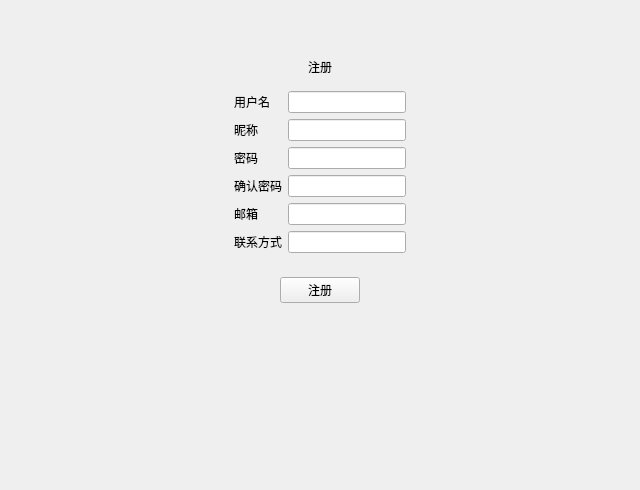
<?xml version="1.0" encoding="UTF-8"?>
<ui version="4.0">
 <class>Login</class>
 <widget class="QDialog" name="Login">
  <property name="geometry">
   <rect>
    <x>0</x>
    <y>0</y>
    <width>640</width>
    <height>490</height>
   </rect>
  </property>
  <property name="windowTitle">
   <string>帕鲁云盘</string>
  </property>
  <layout class="QVBoxLayout" name="verticalLayout">
   <property name="spacing">
    <number>0</number>
   </property>
   <property name="leftMargin">
    <number>0</number>
   </property>
   <property name="topMargin">
    <number>0</number>
   </property>
   <property name="rightMargin">
    <number>0</number>
   </property>
   <property name="bottomMargin">
    <number>0</number>
   </property>
   <item>
    <widget class="Title" name="Titlewg" native="true"/>
   </item>
   <item>
    <widget class="QStackedWidget" name="stackedWidget">
     <property name="minimumSize">
      <size>
       <width>640</width>
       <height>480</height>
      </size>
     </property>
     <property name="currentIndex">
      <number>1</number>
     </property>
     <widget class="QWidget" name="loginPage">
      <layout class="QHBoxLayout" name="horizontalLayout_4">
       <item>
        <spacer name="horizontalSpacer_6">
         <property name="orientation">
          <enum>Qt::Orientation::Horizontal</enum>
         </property>
         <property name="sizeHint" stdset="0">
          <size>
           <width>19</width>
           <height>20</height>
          </size>
         </property>
        </spacer>
       </item>
       <item>
        <widget class="QWidget" name="loginWidget" native="true">
         <layout class="QVBoxLayout" name="verticalLayout_2">
          <item>
           <spacer name="verticalSpacer_2">
            <property name="orientation">
             <enum>Qt::Orientation::Vertical</enum>
            </property>
            <property name="sizeHint" stdset="0">
             <size>
              <width>20</width>
              <height>40</height>
             </size>
            </property>
           </spacer>
          </item>
          <item>
           <widget class="QWidget" name="widget_5" native="true">
            <layout class="QHBoxLayout" name="horizontalLayout_3">
             <item>
              <widget class="QLabel" name="label">
               <property name="text">
                <string>用户登录</string>
               </property>
               <property name="alignment">
                <set>Qt::AlignmentFlag::AlignCenter</set>
               </property>
              </widget>
             </item>
            </layout>
           </widget>
          </item>
          <item>
           <widget class="QWidget" name="widget_2" native="true">
            <layout class="QGridLayout" name="gridLayout">
             <item row="1" column="1">
              <widget class="QLineEdit" name="loginPasswdEdit"/>
             </item>
             <item row="1" column="0">
              <widget class="QLabel" name="label_3">
               <property name="text">
                <string>密码：</string>
               </property>
              </widget>
             </item>
             <item row="0" column="0">
              <widget class="QLabel" name="label_2">
               <property name="text">
                <string>用户名：</string>
               </property>
              </widget>
             </item>
             <item row="0" column="1">
              <widget class="QLineEdit" name="loginUserEdit"/>
             </item>
            </layout>
           </widget>
          </item>
          <item>
           <widget class="QWidget" name="widget_3" native="true">
            <layout class="QHBoxLayout" name="horizontalLayout_2">
             <item>
              <spacer name="horizontalSpacer_3">
               <property name="orientation">
                <enum>Qt::Orientation::Horizontal</enum>
               </property>
               <property name="sizeHint" stdset="0">
                <size>
                 <width>33</width>
                 <height>20</height>
                </size>
               </property>
              </spacer>
             </item>
             <item>
              <widget class="QCheckBox" name="storePasswdCheck">
               <property name="text">
                <string>记住密码</string>
               </property>
              </widget>
             </item>
             <item>
              <spacer name="horizontalSpacer_4">
               <property name="orientation">
                <enum>Qt::Orientation::Horizontal</enum>
               </property>
               <property name="sizeHint" stdset="0">
                <size>
                 <width>32</width>
                 <height>20</height>
                </size>
               </property>
              </spacer>
             </item>
             <item>
              <widget class="QPushButton" name="regButton">
               <property name="text">
                <string>没有账号，马上注册</string>
               </property>
               <property name="flat">
                <bool>true</bool>
               </property>
              </widget>
             </item>
             <item>
              <spacer name="horizontalSpacer_5">
               <property name="orientation">
                <enum>Qt::Orientation::Horizontal</enum>
               </property>
               <property name="sizeHint" stdset="0">
                <size>
                 <width>33</width>
                 <height>20</height>
                </size>
               </property>
              </spacer>
             </item>
            </layout>
           </widget>
          </item>
          <item>
           <widget class="QWidget" name="widget_4" native="true">
            <layout class="QHBoxLayout" name="horizontalLayout">
             <item>
              <spacer name="horizontalSpacer_2">
               <property name="orientation">
                <enum>Qt::Orientation::Horizontal</enum>
               </property>
               <property name="sizeHint" stdset="0">
                <size>
                 <width>137</width>
                 <height>20</height>
                </size>
               </property>
              </spacer>
             </item>
             <item>
              <widget class="QPushButton" name="loginCommitButton">
               <property name="text">
                <string>登录</string>
               </property>
              </widget>
             </item>
             <item>
              <spacer name="horizontalSpacer">
               <property name="orientation">
                <enum>Qt::Orientation::Horizontal</enum>
               </property>
               <property name="sizeHint" stdset="0">
                <size>
                 <width>137</width>
                 <height>20</height>
                </size>
               </property>
              </spacer>
             </item>
            </layout>
           </widget>
          </item>
          <item>
           <spacer name="verticalSpacer">
            <property name="orientation">
             <enum>Qt::Orientation::Vertical</enum>
            </property>
            <property name="sizeHint" stdset="0">
             <size>
              <width>20</width>
              <height>40</height>
             </size>
            </property>
           </spacer>
          </item>
         </layout>
        </widget>
       </item>
       <item>
        <spacer name="horizontalSpacer_7">
         <property name="orientation">
          <enum>Qt::Orientation::Horizontal</enum>
         </property>
         <property name="sizeHint" stdset="0">
          <size>
           <width>19</width>
           <height>20</height>
          </size>
         </property>
        </spacer>
       </item>
      </layout>
     </widget>
     <widget class="QWidget" name="regPage">
      <layout class="QGridLayout" name="gridLayout_4">
       <item row="0" column="2">
        <widget class="QWidget" name="regWidget" native="true">
         <layout class="QVBoxLayout" name="verticalLayout_4">
          <item>
           <spacer name="verticalSpacer_4">
            <property name="orientation">
             <enum>Qt::Orientation::Vertical</enum>
            </property>
            <property name="sizeHint" stdset="0">
             <size>
              <width>20</width>
              <height>40</height>
             </size>
            </property>
           </spacer>
          </item>
          <item>
           <widget class="QLabel" name="label_7">
            <property name="text">
             <string>注册</string>
            </property>
            <property name="alignment">
             <set>Qt::AlignmentFlag::AlignCenter</set>
            </property>
           </widget>
          </item>
          <item>
           <widget class="QWidget" name="widget9" native="true">
            <property name="baseSize">
             <size>
              <width>0</width>
              <height>0</height>
             </size>
            </property>
            <layout class="QGridLayout" name="gridLayout_3">
             <item row="5" column="1">
              <widget class="QLineEdit" name="reg_phoneLine"/>
             </item>
             <item row="3" column="1">
              <widget class="QLineEdit" name="reg_passLine_confirm"/>
             </item>
             <item row="2" column="1">
              <widget class="QLineEdit" name="reg_passLine"/>
             </item>
             <item row="1" column="1">
              <widget class="QLineEdit" name="reg_nickLine"/>
             </item>
             <item row="2" column="0">
              <widget class="QLabel" name="label_10">
               <property name="text">
                <string>密码</string>
               </property>
              </widget>
             </item>
             <item row="5" column="0">
              <widget class="QLabel" name="label_13">
               <property name="text">
                <string>联系方式</string>
               </property>
              </widget>
             </item>
             <item row="3" column="0">
              <widget class="QLabel" name="label_11">
               <property name="text">
                <string>确认密码</string>
               </property>
              </widget>
             </item>
             <item row="1" column="0">
              <widget class="QLabel" name="label_9">
               <property name="text">
                <string>昵称</string>
               </property>
              </widget>
             </item>
             <item row="4" column="0">
              <widget class="QLabel" name="label_12">
               <property name="text">
                <string>邮箱</string>
               </property>
              </widget>
             </item>
             <item row="0" column="0">
              <widget class="QLabel" name="label_8">
               <property name="text">
                <string>用户名</string>
               </property>
              </widget>
             </item>
             <item row="4" column="1">
              <widget class="QLineEdit" name="reg_emailLine"/>
             </item>
             <item row="0" column="1">
              <widget class="QLineEdit" name="reg_userLine"/>
             </item>
            </layout>
           </widget>
          </item>
          <item>
           <widget class="QWidget" name="widget_10" native="true">
            <layout class="QHBoxLayout" name="horizontalLayout_8">
             <item>
              <spacer name="horizontalSpacer_15">
               <property name="orientation">
                <enum>Qt::Orientation::Horizontal</enum>
               </property>
               <property name="sizeHint" stdset="0">
                <size>
                 <width>40</width>
                 <height>20</height>
                </size>
               </property>
              </spacer>
             </item>
             <item>
              <widget class="QPushButton" name="regCommitButton">
               <property name="text">
                <string>注册</string>
               </property>
              </widget>
             </item>
             <item>
              <spacer name="horizontalSpacer_14">
               <property name="orientation">
                <enum>Qt::Orientation::Horizontal</enum>
               </property>
               <property name="sizeHint" stdset="0">
                <size>
                 <width>15</width>
                 <height>20</height>
                </size>
               </property>
              </spacer>
             </item>
            </layout>
           </widget>
          </item>
         </layout>
        </widget>
       </item>
       <item row="0" column="3">
        <spacer name="horizontalSpacer_17">
         <property name="orientation">
          <enum>Qt::Orientation::Horizontal</enum>
         </property>
         <property name="sizeHint" stdset="0">
          <size>
           <width>40</width>
           <height>20</height>
          </size>
         </property>
        </spacer>
       </item>
       <item row="0" column="0">
        <spacer name="horizontalSpacer_16">
         <property name="orientation">
          <enum>Qt::Orientation::Horizontal</enum>
         </property>
         <property name="sizeHint" stdset="0">
          <size>
           <width>40</width>
           <height>20</height>
          </size>
         </property>
        </spacer>
       </item>
       <item row="1" column="2">
        <spacer name="verticalSpacer_3">
         <property name="orientation">
          <enum>Qt::Orientation::Vertical</enum>
         </property>
         <property name="sizeHint" stdset="0">
          <size>
           <width>20</width>
           <height>40</height>
          </size>
         </property>
        </spacer>
       </item>
      </layout>
     </widget>
     <widget class="QWidget" name="setPage">
      <layout class="QHBoxLayout" name="horizontalLayout_7">
       <item>
        <spacer name="horizontalSpacer_12">
         <property name="orientation">
          <enum>Qt::Orientation::Horizontal</enum>
         </property>
         <property name="sizeHint" stdset="0">
          <size>
           <width>197</width>
           <height>20</height>
          </size>
         </property>
        </spacer>
       </item>
       <item>
        <widget class="QWidget" name="setWidget" native="true">
         <layout class="QVBoxLayout" name="verticalLayout_3">
          <item>
           <widget class="QWidget" name="widget" native="true">
            <layout class="QHBoxLayout" name="horizontalLayout_6">
             <item>
              <spacer name="horizontalSpacer_10">
               <property name="orientation">
                <enum>Qt::Orientation::Horizontal</enum>
               </property>
               <property name="sizeHint" stdset="0">
                <size>
                 <width>40</width>
                 <height>20</height>
                </size>
               </property>
              </spacer>
             </item>
             <item>
              <widget class="QLabel" name="label_4">
               <property name="text">
                <string>服务器设置</string>
               </property>
               <property name="alignment">
                <set>Qt::AlignmentFlag::AlignCenter</set>
               </property>
              </widget>
             </item>
             <item>
              <spacer name="horizontalSpacer_11">
               <property name="orientation">
                <enum>Qt::Orientation::Horizontal</enum>
               </property>
               <property name="sizeHint" stdset="0">
                <size>
                 <width>40</width>
                 <height>20</height>
                </size>
               </property>
              </spacer>
             </item>
            </layout>
           </widget>
          </item>
          <item>
           <widget class="QWidget" name="widget_8" native="true">
            <layout class="QGridLayout" name="gridLayout_2">
             <item row="0" column="0">
              <widget class="QLabel" name="label_5">
               <property name="text">
                <string>服务器地址：</string>
               </property>
              </widget>
             </item>
             <item row="1" column="1">
              <widget class="QLineEdit" name="setPortEdit"/>
             </item>
             <item row="0" column="1">
              <widget class="QLineEdit" name="setAddrEdit"/>
             </item>
             <item row="1" column="0">
              <widget class="QLabel" name="label_6">
               <property name="text">
                <string>服务器端口：</string>
               </property>
              </widget>
             </item>
            </layout>
           </widget>
          </item>
          <item>
           <widget class="QWidget" name="widget_7" native="true">
            <layout class="QHBoxLayout" name="horizontalLayout_5">
             <item>
              <spacer name="horizontalSpacer_8">
               <property name="orientation">
                <enum>Qt::Orientation::Horizontal</enum>
               </property>
               <property name="sizeHint" stdset="0">
                <size>
                 <width>229</width>
                 <height>20</height>
                </size>
               </property>
              </spacer>
             </item>
             <item>
              <widget class="QPushButton" name="pushButton_3">
               <property name="text">
                <string>确定</string>
               </property>
              </widget>
             </item>
             <item>
              <spacer name="horizontalSpacer_9">
               <property name="orientation">
                <enum>Qt::Orientation::Horizontal</enum>
               </property>
               <property name="sizeHint" stdset="0">
                <size>
                 <width>229</width>
                 <height>20</height>
                </size>
               </property>
              </spacer>
             </item>
            </layout>
           </widget>
          </item>
         </layout>
        </widget>
       </item>
       <item>
        <spacer name="horizontalSpacer_13">
         <property name="orientation">
          <enum>Qt::Orientation::Horizontal</enum>
         </property>
         <property name="sizeHint" stdset="0">
          <size>
           <width>196</width>
           <height>20</height>
          </size>
         </property>
        </spacer>
       </item>
      </layout>
     </widget>
    </widget>
   </item>
  </layout>
 </widget>
 <customwidgets>
  <customwidget>
   <class>Title</class>
   <extends>QWidget</extends>
   <header location="global">/Users/c.c/Project/QT/CloudDisk/titlewg.h</header>
   <container>1</container>
  </customwidget>
 </customwidgets>
 <resources/>
 <connections/>
</ui>
